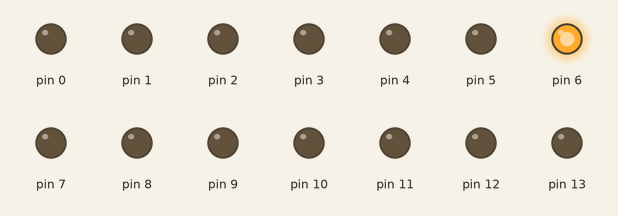
A sketch run on a simulated Arduino Uno, built with avr-gcc and run on an emulated ATmega328P. On the bench: output pins drawn as LEDs (lit = HIGH). At 0.0 s the program stops and its outputs stay as they are.

Above: at 0.1 s.
Timing chart, 0 to 1.5 s (numbered marks = the images above):
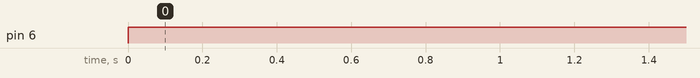

Measured:
- by itself, pin 6: LOW → HIGH at 0.00 s

The sketch:

Fast_PWM.ino
```cpp
#include <avr/io.h>
#include <avr/interrupt.h>


int main(void){

  DDRB=255;
  DDRD=255;

  TCCR0A|=0b11000011; //enable Fast PWM and invert output at OC0A and OC0B pin6 and 5 on uno
  TCCR0B|=0b00000100; //prescaler set to 1024
  OCR0A=20;

  TCNT0=0;//initialize timer to 0


  return 0;
}
```
